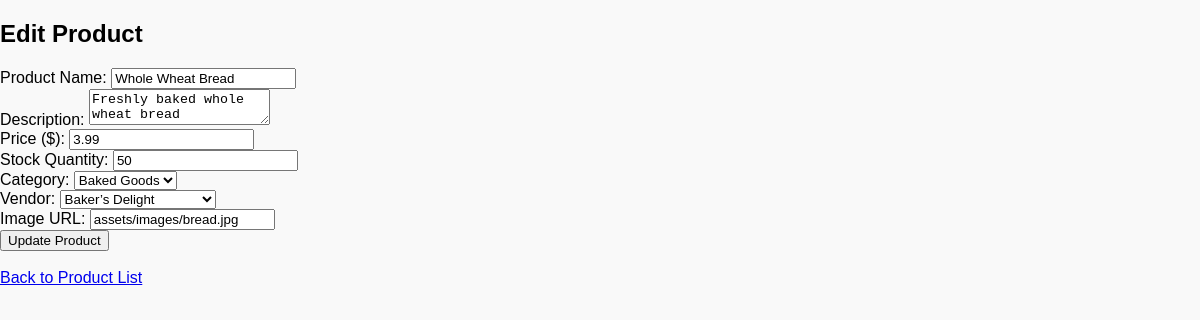
Screenshot of /edit_product.php?id=3 with the database file from the repository.
### tables this page shows
CREATE TABLE IF NOT EXISTS Products (
    product_id INT AUTO_INCREMENT PRIMARY KEY,
    name VARCHAR(255),
    description TEXT,
    price DECIMAL(10,2),
    stock_quantity INT,
    category_id INT,
    vendor_id INT,  
    image_url VARCHAR(255),
    created_at TIMESTAMP DEFAULT CURRENT_TIMESTAMP,
    FOREIGN KEY (category_id) REFERENCES Categories(category_id),
    FOREIGN KEY (vendor_id) REFERENCES Vendors(vendor_id)  
);

CREATE TABLE IF NOT EXISTS Categories (
    category_id INT AUTO_INCREMENT PRIMARY KEY,
    category_name VARCHAR(100) UNIQUE,
    description TEXT
);

CREATE TABLE IF NOT EXISTS Vendors (
    vendor_id INT AUTO_INCREMENT PRIMARY KEY,
    vendor_name VARCHAR(255) UNIQUE NOT NULL,
    contact_email VARCHAR(100),
    contact_phone VARCHAR(20),
    address TEXT
);

### src/edit_product.php (the view, shortened to what this page needs)
<?php
include 'config.php';
if (isset($_GET['id'])) {
    $product_id = $_GET['id'];
    try {
        $stmt = $pdo->prepare("SELECT p.product_id, p.name, p.description, p.price, p.stock_quantity, p.image_url,
                                        p.category_id, p.vendor_id, c.category_name, v.vendor_name
                               FROM Products p
                               JOIN Categories c ON p.category_id = c.category_id
                               JOIN Vendors v ON p.vendor_id = v.vendor_id
                               WHERE p.product_id = ?");
        $stmt->execute([$product_id]);
        $product = $stmt->fetch(PDO::FETCH_ASSOC);
        $categories_stmt = $pdo->query("SELECT * FROM Categories");
        $categories = $categories_stmt->fetchAll(PDO::FETCH_ASSOC);
        $vendors_stmt = $pdo->query("SELECT * FROM Vendors");
        $vendors = $vendors_stmt->fetchAll(PDO::FETCH_ASSOC);
    } catch (PDOException $e) {
        die("Query failed: " . $e->getMessage());
    }
} else {
    die("Product ID is required.");
}
?>
<!DOCTYPE html>
<html lang="en">
<head>
    <link rel="stylesheet" href="styles.css">
</head>
<body>
    <h2>Edit Product</h2>
    <form action="edit_product.php?id=<?= $product['product_id'] ?>" method="POST">
        <label for="name">Product Name:</label>
        <input type="text" id="name" name="name" value="<?= htmlspecialchars($product['name']) ?>" required><br>
        <label for="description">Description:</label>
        <textarea id="description" name="description" required><?= htmlspecialchars($product['description']) ?></textarea><br>
        <label for="price">Price ($):</label>
        <input type="number" id="price" name="price" value="<?= htmlspecialchars($product['price']) ?>" required><br>
        <label for="stock_quantity">Stock Quantity:</label>
        <input type="number" id="stock_quantity" name="stock_quantity" value="<?= htmlspecialchars($product['stock_quantity']) ?>" required><br>
        <label for="category_id">Category:</label>
        <select id="category_id" name="category_id" required>
            <?php foreach ($categories as $category): ?>
                <option value="<?= $category['category_id'] ?>" <?= $category['category_id'] == $product['category_id'] ? 'selected' : '' ?>>
                    <?= htmlspecialchars($category['category_name']) ?>
                </option>
            <?php endforeach; ?>
        </select><br>
        <label for="vendor_id">Vendor:</label>
        <select id="vendor_id" name="vendor_id" required>
            <?php foreach ($vendors as $vendor): ?>
                <option value="<?= $vendor['vendor_id'] ?>" <?= $vendor['vendor_id'] == $product['vendor_id'] ? 'selected' : '' ?>>
                    <?= htmlspecialchars($vendor['vendor_name']) ?>
                </option>
            <?php endforeach; ?>
        </select><br>
        <label for="image_url">Image URL:</label>
        <input type="text" id="image_url" name="image_url" value="<?= htmlspecialchars($product['image_url']) ?>"><br>
        <button type="submit">Update Product</button>
    </form>
    <br>
    <a href="admin.php?page=products">Back to Product List</a>
</body>
</html>

### assets/css/styles.css (style rules this page uses)
body { font-family: Arial, sans-serif; margin: 0; padding: 0; background-color: #f9f9f9; color: #000; }

### rows the page displays
products: name "Whole Wheat Bread", description "Freshly baked whole wheat bread", price "3.99", stock_quantity "50", category_id "Baked Goods", vendor_id "Baker’s Delight", image_url "assets/images/bread.jpg"
